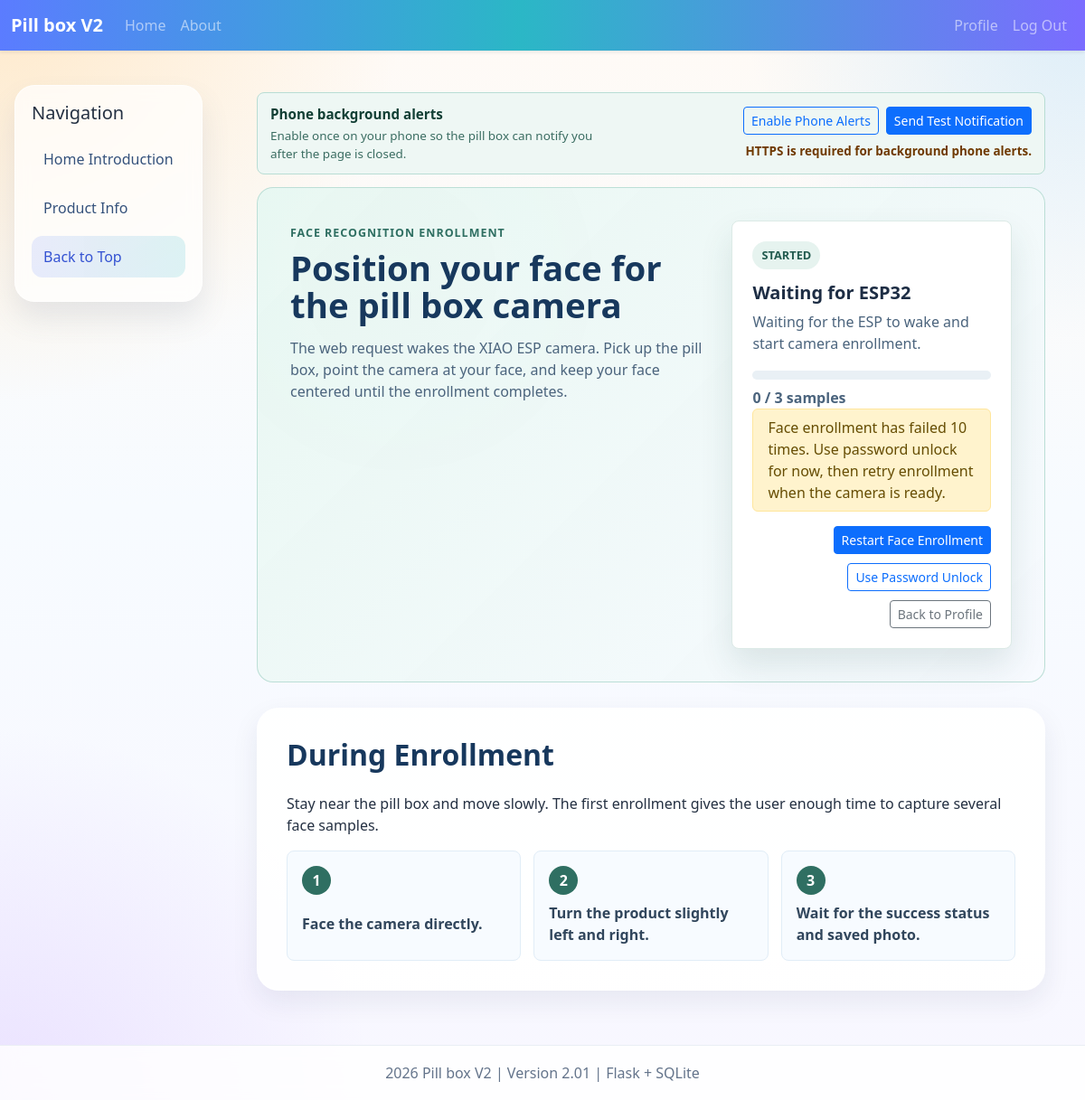
/face-enrollment/38 (signed in), run on the app's committed database.
### tables this page shows
CREATE TABLE face_enrollment_session (
            id INTEGER PRIMARY KEY AUTOINCREMENT,
            user_id INTEGER NOT NULL,
            product_code TEXT NOT NULL,
            status TEXT NOT NULL DEFAULT 'pending',
            person_name TEXT NOT NULL,
            requested_samples INTEGER NOT NULL DEFAULT 3,
            captured_samples INTEGER NOT NULL DEFAULT 0,
            message TEXT,
            device_id TEXT,
            photo_mime TEXT,
            photo_data BLOB,
            created_at TEXT NOT NULL,
            updated_at TEXT NOT NULL,
            expires_at TEXT NOT NULL,
            completed_at TEXT,
            FOREIGN KEY (user_id) REFERENCES user(id)
        );

### Pill_box_V2_01_English/Pill_box_V2_01_English/app.py (the view)
@app.route("/face-enrollment/<int:session_id>")
@login_required
def face_enrollment_page(session_id):
    row = get_face_enrollment_session(session_id, current_user.id)
    if row is None:
        flash("Face enrollment session not found.", "danger")
        return redirect(url_for("profile"))
    return render_template(
        "face_enrollment.html",
        enrollment=serialize_face_enrollment_session(row),
    )

### Pill_box_V2_01_English/Pill_box_V2_01_English/app.py (called while the page is built)
def get_db_connection():
    try:
        conn = sqlite3.connect(DATABASE)
        conn.row_factory = sqlite3.Row
        return conn
    except sqlite3.DatabaseError as e:
        logger.error(f"Database connection failed: {e}")
        raise

@login_manager.user_loader
def load_user(user_id):
    conn = get_db_connection()
    row = conn.execute("SELECT * FROM user WHERE id = ?", (user_id,)).fetchone()
    conn.close()
    return User.from_row(row)

def get_face_enrollment_gate(user_id):
    threshold = app.config["FACE_ENROLLMENT_FAILURE_THRESHOLD"]
    conn = get_db_connection()
    try:
        rows = conn.execute(
            """
            SELECT status
            FROM face_enrollment_session
            WHERE user_id = ?
            ORDER BY id DESC
            """,
            (user_id,),
        ).fetchall()
    finally:
        conn.close()
    has_completed = any(row["status"] == "completed" for row in rows)
    failed_attempts = 0
    for row in rows:
        if row["status"] == "completed":
            break
        if row["status"] == "failed":
            failed_attempts += 1
    return {
        "has_completed": has_completed,
        "failed_attempts": failed_attempts,
        "failure_threshold": threshold,
        "password_fallback_required": (not has_completed and failed_attempts >= threshold),
    }

def get_face_enrollment_session(session_id, user_id=None):
    conn = get_db_connection()
    try:
        if user_id is None:
            row = conn.execute(
                "SELECT * FROM face_enrollment_session WHERE id = ?",
                (session_id,),
            ).fetchone()
        else:
            row = conn.execute(
                "SELECT * FROM face_enrollment_session WHERE id = ? AND user_id = ?",
                (session_id, user_id),
            ).fetchone()
    finally:
        conn.close()
    return row

@app.context_processor
def inject_global_data():
    return {
        "project_name": app.config["PROJECT_NAME"],
        "project_version": app.config["PROJECT_VERSION"],
    }

### Pill_box_V2_01_English/Pill_box_V2_01_English/templates/face_enrollment.html (shortened to what this page needs)
{% extends "base.html" %}
{% block content %}
<section class="face-enrollment-hero" data-face-enrollment-status-url="{{ url_for('face_enrollment_status', session_id=enrollment.id) }}">
    <div class="face-enrollment-hero-copy">
        <span class="section-kicker">Face Recognition Enrollment</span>
        <h1>Position your face for the pill box camera</h1>
        <p>The web request wakes the XIAO ESP camera. Pick up the pill box, point the camera at your face, and keep your face centered until the enrollment completes.</p>
    </div>
    <div class="face-enrollment-status-card">
        <span class="face-enrollment-status" data-face-enrollment-status>{{ enrollment.status }}</span>
        <h2 data-face-enrollment-title>Waiting for ESP32</h2>
        <p data-face-enrollment-message>{{ enrollment.message or "Waiting for the ESP to wake and start camera enrollment." }}</p>
        <div class="face-enrollment-meter">
        </div>
        <p class="face-enrollment-count" data-face-enrollment-count>{{ enrollment.captured_samples }} / {{ enrollment.requested_samples }} samples</p>
        {% if enrollment.password_fallback_required %}
            <div class="alert alert-warning py-2 mb-3">
                Face enrollment has failed {{ enrollment.enrollment_failed_attempts }} times. Use password unlock for now, then retry enrollment when the camera is ready.
            </div>
        {% endif %}
        <div class="face-enrollment-actions mt-3">
            <form method="post" action="{{ url_for('start_face_enrollment') }}">
                <button type="submit" class="btn btn-primary btn-sm">Restart Face Enrollment</button>
            </form>
            <a class="btn btn-outline-primary btn-sm" href="{{ url_for('profile', _anchor='face-enrollment-password') }}">Use Password Unlock</a>
            <a class="btn btn-outline-secondary btn-sm" href="{{ url_for('profile') }}">Back to Profile</a>
        </div>
    </div>
</section>
<section class="section-block face-enrollment-steps">
    <div>
        <h2 class="section-title">During Enrollment</h2>
        <p>Stay near the pill box and move slowly. The first enrollment gives the user enough time to capture several face samples.</p>
    </div>
    <div class="face-enrollment-step-grid">
        <div>
            <strong>1</strong>
            <span>Face the camera directly.</span>
        </div>
        <div>
            <strong>2</strong>
            <span>Turn the product slightly left and right.</span>
        </div>
        <div>
            <strong>3</strong>
            <span>Wait for the success status and saved photo.</span>
        </div>
    </div>
</section>
{% endblock %}

### Pill_box_V2_01_English/Pill_box_V2_01_English/static/css/custom.css (style rules this page uses)
html { scroll-behavior: smooth; }
body { background: radial-gradient(circle at top left, rgba(255, 214, 153, 0.45), transparent 26%), radial-gradient(circle at top right, rgba(156, 214, 255, 0.35), transparent 22%), radial-gradient(circle at bottom left, rgba(198, 170, 255, 0.28), transparent 24%), linear-gradient(180deg, #fffaf5 0%, #f7fbff 46%, #f8f7ff 100%); padding-top: 70px; color: #243042; min-height: 100vh; }
.section-block { background: rgba(255, 255, 255, 0.88); padding: 32px; border-radius: 24px; margin-bottom: 28px; box-shadow: 0 12px 30px rgba(21, 40, 72, 0.08); border: 1px solid rgba(255,255,255,0.66); }
.section-title { margin-bottom: 22px; font-weight: 800; color: #17385d; }
.section-kicker { color: #2f6f62; display: inline-block; font-size: 0.78rem; font-weight: 800; letter-spacing: 0.08em; margin-bottom: 8px; text-transform: uppercase; }
.face-enrollment-actions { align-items: center; display: flex; flex-wrap: wrap; gap: 10px; justify-content: flex-end; }
.face-enrollment-hero { background: linear-gradient(135deg, rgba(231, 247, 241, 0.94), rgba(247, 250, 255, 0.96)), radial-gradient(circle at 18% 18%, rgba(99, 169, 143, 0.18), transparent 32%); border: 1px solid rgba(184, 221, 212, 0.92); border-radius: 18px; display: grid; gap: 24px; grid-template-columns: minmax(0, 1.2fr) minmax(280px, 0.8fr); margin-bottom: 28px; padding: 36px; }
.face-enrollment-hero h1 { color: #17385d; font-size: 2.4rem; font-weight: 850; line-height: 1.08; margin-bottom: 14px; }
.face-enrollment-hero p { color: #4b647d; font-size: 1rem; margin-bottom: 0; }
.face-enrollment-status-card { background: #ffffff; border: 1px solid #dceae6; border-radius: 8px; box-shadow: 0 18px 36px rgba(31, 83, 76, 0.12); padding: 22px; }
.face-enrollment-status { background: #e6f3ef; border-radius: 999px; color: #235b50; display: inline-flex; font-size: 0.8rem; font-weight: 800; margin-bottom: 14px; padding: 6px 10px; text-transform: uppercase; }
.face-enrollment-status-card h2 { color: #1d2d44; font-size: 1.25rem; font-weight: 800; margin-bottom: 8px; }
.face-enrollment-meter { background: #e9f0f5; border-radius: 999px; height: 10px; margin: 18px 0 8px; overflow: hidden; }
.face-enrollment-count { color: #52677f; font-size: 0.86rem; font-weight: 800; }
.face-enrollment-step-grid { display: grid; gap: 14px; grid-template-columns: repeat(3, minmax(0, 1fr)); }
.face-enrollment-step-grid div { background: #f7fbff; border: 1px solid #e1edf7; border-radius: 8px; display: grid; gap: 8px; min-height: 118px; padding: 16px; }
.face-enrollment-step-grid strong { align-items: center; background: #2f6f62; border-radius: 50%; color: #ffffff; display: inline-flex; height: 32px; justify-content: center; width: 32px; }
.face-enrollment-step-grid span { color: #31465c; font-weight: 700; }

### data on the page
face_enrollment_session: status "STARTED", captured_samples "0", requested_samples "3"

### other printed values
{{ project_name }} "Pill box V2"
{{ enrollment.enrollment_failed_attempts }} "10"
{{ project_version }} "2.01"
